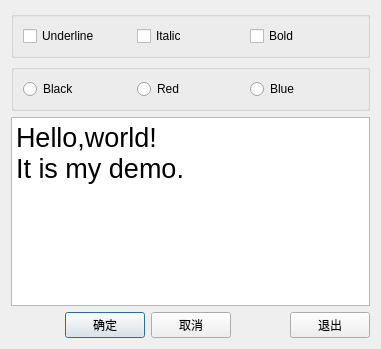
<?xml version="1.0" encoding="UTF-8"?>
<ui version="4.0">
 <class>QWDialog</class>
 <widget class="QDialog" name="QWDialog">
  <property name="geometry">
   <rect>
    <x>0</x>
    <y>0</y>
    <width>381</width>
    <height>349</height>
   </rect>
  </property>
  <property name="windowTitle">
   <string>Dialog by Designer</string>
  </property>
  <layout class="QVBoxLayout" name="verticalLayout_2">
   <item>
    <layout class="QVBoxLayout" name="verticalLayout">
     <item>
      <widget class="QGroupBox" name="groupBox">
       <property name="title">
        <string/>
       </property>
       <layout class="QHBoxLayout" name="horizontalLayout_2">
        <item>
         <widget class="QCheckBox" name="chkBoxUnder">
          <property name="text">
           <string>Underline</string>
          </property>
         </widget>
        </item>
        <item>
         <widget class="QCheckBox" name="chkBoxItalic">
          <property name="text">
           <string>Italic</string>
          </property>
         </widget>
        </item>
        <item>
         <widget class="QCheckBox" name="chkBoxBold">
          <property name="text">
           <string>Bold</string>
          </property>
         </widget>
        </item>
       </layout>
      </widget>
     </item>
     <item>
      <widget class="QGroupBox" name="groupBox_2">
       <property name="title">
        <string/>
       </property>
       <layout class="QHBoxLayout" name="horizontalLayout_3">
        <item>
         <widget class="QRadioButton" name="rBtnBlack">
          <property name="text">
           <string>Black</string>
          </property>
         </widget>
        </item>
        <item>
         <widget class="QRadioButton" name="rBtnRed">
          <property name="text">
           <string>Red</string>
          </property>
         </widget>
        </item>
        <item>
         <widget class="QRadioButton" name="rBtnBlue">
          <property name="text">
           <string>Blue</string>
          </property>
         </widget>
        </item>
       </layout>
      </widget>
     </item>
     <item>
      <widget class="QPlainTextEdit" name="txtEdit">
       <property name="font">
        <font>
         <pointsize>20</pointsize>
        </font>
       </property>
       <property name="plainText">
        <string>Hello,world!
It is my demo.
</string>
       </property>
      </widget>
     </item>
     <item>
      <layout class="QHBoxLayout" name="horizontalLayout">
       <item>
        <spacer name="horizontalSpacer">
         <property name="orientation">
          <enum>Qt::Horizontal</enum>
         </property>
         <property name="sizeHint" stdset="0">
          <size>
           <width>40</width>
           <height>20</height>
          </size>
         </property>
        </spacer>
       </item>
       <item>
        <widget class="QPushButton" name="btnOK">
         <property name="text">
          <string>确定</string>
         </property>
        </widget>
       </item>
       <item>
        <widget class="QPushButton" name="btnCancel">
         <property name="text">
          <string>取消</string>
         </property>
        </widget>
       </item>
       <item>
        <spacer name="horizontalSpacer_2">
         <property name="orientation">
          <enum>Qt::Horizontal</enum>
         </property>
         <property name="sizeHint" stdset="0">
          <size>
           <width>40</width>
           <height>20</height>
          </size>
         </property>
        </spacer>
       </item>
       <item>
        <widget class="QPushButton" name="btnClose">
         <property name="text">
          <string>退出</string>
         </property>
        </widget>
       </item>
      </layout>
     </item>
    </layout>
   </item>
  </layout>
 </widget>
 <tabstops>
  <tabstop>chkBoxUnder</tabstop>
  <tabstop>chkBoxItalic</tabstop>
  <tabstop>chkBoxBold</tabstop>
  <tabstop>rBtnBlack</tabstop>
  <tabstop>rBtnRed</tabstop>
  <tabstop>rBtnBlue</tabstop>
  <tabstop>txtEdit</tabstop>
  <tabstop>btnOK</tabstop>
  <tabstop>btnCancel</tabstop>
  <tabstop>btnClose</tabstop>
 </tabstops>
 <resources/>
 <connections>
  <connection>
   <sender>btnOK</sender>
   <signal>clicked()</signal>
   <receiver>QWDialog</receiver>
   <slot>accept()</slot>
   <hints>
    <hint type="sourcelabel">
     <x>104</x>
     <y>323</y>
    </hint>
    <hint type="destinationlabel">
     <x>26</x>
     <y>324</y>
    </hint>
   </hints>
  </connection>
  <connection>
   <sender>btnCancel</sender>
   <signal>clicked()</signal>
   <receiver>QWDialog</receiver>
   <slot>reject()</slot>
   <hints>
    <hint type="sourcelabel">
     <x>193</x>
     <y>321</y>
    </hint>
    <hint type="destinationlabel">
     <x>252</x>
     <y>324</y>
    </hint>
   </hints>
  </connection>
  <connection>
   <sender>btnClose</sender>
   <signal>clicked()</signal>
   <receiver>QWDialog</receiver>
   <slot>close()</slot>
   <hints>
    <hint type="sourcelabel">
     <x>333</x>
     <y>324</y>
    </hint>
    <hint type="destinationlabel">
     <x>375</x>
     <y>341</y>
    </hint>
   </hints>
  </connection>
 </connections>
</ui>
